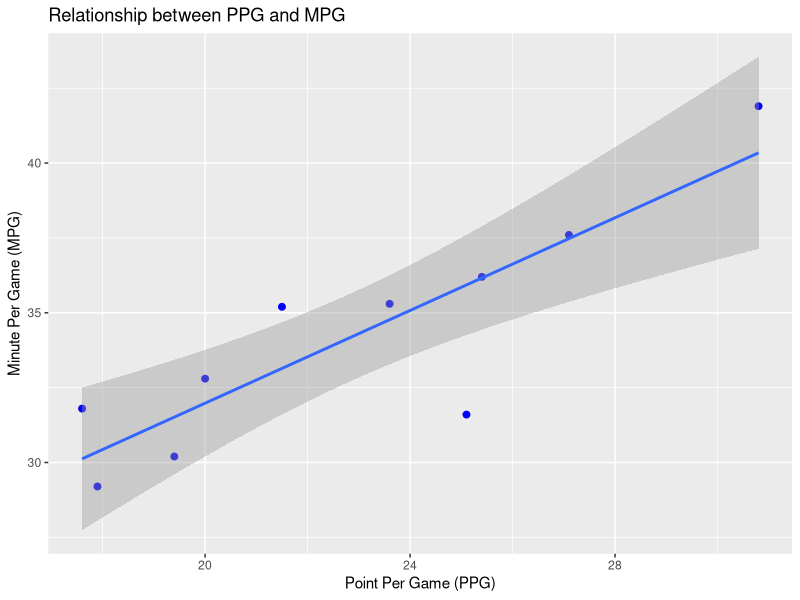

The R source for this figure:
library(tidyverse)
options(scipen = 999)

#### Exercise 14.1 - 11
### Data
# Define player names
player_names <- c("LeBron James", "Giannis Antetokounmpo", "Luka Doncic", 
                  "Stephen Curry", "Joel Embiid", "Kevin Durant", 
                  "James Harden", "Ja Morant", "Nikola Jokic", "Jayson Tatum")

# Define means, standard deviations, and correlation coefficient
avg_ppg_mean <- 25
avg_ppg_sd <- 5

avg_mpg_mean <- 35
avg_mpg_sd <- 3

correlation <- 0.7 # Positive correlation

# Generate correlated PPG and MPG data
library(MASS)
data <- mvrnorm(n = 10, mu = c(avg_ppg_mean, avg_mpg_mean), 
                Sigma = matrix(c(avg_ppg_sd^2, correlation * avg_ppg_sd * avg_mpg_sd,
                                 correlation * avg_ppg_sd * avg_mpg_sd, avg_mpg_sd^2), 
                               nrow = 2, ncol = 2))

# Round the values and create a data frame
basketball_data <- data.frame(Player = player_names,
                   PPG = round(data[, 1], digits = 1),
                   MPG = round(data[, 2], digits = 1))

View(basketball_data)

# Scatter Plot
ggplot(data=basketball_data, aes(x=PPG,y=MPG)) +
  geom_point(size=2,color="blue") +
  geom_smooth(method = "lm") +
  labs(
    title = "Relationship between PPG and MPG",
    x = "Point Per Game (PPG)",
    y = "Minute Per Game (MPG)"
  )

### a.Calculate and interpret the sample correlation coefficient between PPG and MPG.
### Find rxy 
n = nrow(basketball_data) # 10
x_bar = mean(basketball_data$PPG) # 26.72
s_x = sd(basketball_data$PPG) # 3.152706
y_bar = mean(basketball_data$MPG) # 33.41
s_y = sd(basketball_data$MPG) # 2.21382

sxy = sum((basketball_data$PPG-x_bar)*(basketball_data$MPG-y_bar))/(n-1) # 2.524222
rxy = sxy/(s_x*s_y) # 0.3616611
## check with cor function
cor(basketball_data$PPG,basketball_data$MPG) # 0.3616611
### ANS: The sample correlation coefficient between PPG and MPG is 0.36, positive correlation but not strong.

### b.Specify the competing hypotheses in order to determine whether the population correlation coefficient between PPG and MPG is positive.
### H0: pop_cor <= 0
### Ha: pop_cor > 0

### c.Calculate the value of the test statistic and the p-value.
### Find t_df = rxy*sqrt(n-2)/sqrt(1-rxy**2), df=n-2
t_df = rxy*sqrt(n-2)/sqrt(1-rxy**2) # 1.097202
df=n-2 # 8
p_value = pt(t_df,df,lower.tail = FALSE) # 0.1522388
## check with cor.test function
cor.test(basketball_data$PPG,basketball_data$MPG,alternative = "greater")

### d.At the 5% significance level, what is the conclusion to the test? Is this result surprising? Explain.
### ANS: p_value > 0.05, cannot rejected H0. So at 5% significance level we cannot conclude that population correlation between PPG and MPG is positive. 


### Exercise 14.2 - 35
### Data
# Set up parameters
num_houses <- 36
avg_sqft <- 2000
sqft_sd <- 300
avg_beds <- 3
beds_sd <- 1
avg_baths <- 2
baths_sd <- 0.5
avg_price <- 200000
price_sd <- 15000

# Generate random values for each variable
sqft <- round(rnorm(num_houses, mean = avg_sqft, sd = sqft_sd))
beds <- round(rnorm(num_houses, mean = avg_beds, sd = beds_sd))
baths <- round(rnorm(num_houses, mean = avg_baths, sd = baths_sd))
prices <- round(rnorm(num_houses,mean = avg_price, sd = price_sd))

# Create a data frame
house_data <- data.frame(Price = prices, Sqft = sqft, Beds = beds, Baths = baths)

View(house_data)

### a. Estimate the model Price = β0 + β1Sqft + β2Beds + β3Baths + ε.
fit_model = lm(Price ~ Sqft+Beds+Baths, data = house_data)
summary(fit_model)
### ANS: Price = 182586.7615 + 0.5377*Sqft + 26.3648*Beds + 8174.4235*Baths

### b. Interpret the slope coefficients.
### ANS: b0 is more significance to the house price, b1 is small affected by Sqft to the house price is small, b2 is also small so Beds is small affected to house price, b3 has some amount so Baths is affected to the house price greatest of all explanatory variables.

### c. Predict the price of a 2,500-square-foot home with three bedrooms and two bathrooms.
predict(fit_model,data.frame(Sqft=2500,Beds=3,Baths=2)) # 200358.9
### ANS: House Price is 200,358.9USD for a 2,500-square-foot home with three bedrooms and two bathrooms.


### Exercise 14.2 - 39
### Data
num_quarterback = 32
avg_salary = 12 # million USD
sd_salary = 9
avg_pc = 60 # Percentage
sd_pc = 4
avg_td = 20 # Points
sd_td = 2
avg_age = 20 # Year
sd_age = 2

salaries = round(rlnorm(num_quarterback, meanlog = log(avg_salary), sdlog = log(sd_salary)),2)
pc = round(rnorm(num_quarterback,avg_pc,sd_pc),2)
td = round(rnorm(num_quarterback,avg_td,sd_td),2)
age = round(rnorm(num_quarterback,avg_age,sd_age),2)

quaterback_data = data.frame(
  Salaries = salaries,
  PC = pc,
  TD = td,
  Age = age
)
View(quaterback_data)

### a. Estimate the model defined as Salary = β0 + β1PC + β2TD + β3Age + ε.
fit_quaterback = lm(Salaries ~ PC+TD+Age, data = quaterback_data)
summary(fit_quaterback)
### ANS: Salaries = 84.44 + (-9.75)*PC + 23.12*TD + 4.49*Age 

### b. Are you surprised by the estimated coefficients?
### ANS: Surprise on Pass Completion Percent (PC) coefficient is negative, but should be positive (same direction with Salaries amount)

### c. Quarterback 8 earned 12.9895 million dollars. According to the model, what is his predicted salary if PC = 70.6, TD = 34, and Age = 30?
predict(fit_quaterback,data.frame(PC=70.6,TD=34,Age=30)) # 316.8433
### ANS: 316.84 million USD

### d. Quarterback 16 earned 8.0073 million dollars. According to the model, what is his predicted salary if PC = 65.7, TD = 28, and Age = 32?
predict(fit_quaterback,data.frame(PC=65.7,TD=28,Age=32)) # 234.8653
### ANS: 234.87 million USD

### e. Compute and interpret the residual salary for Quarterback 8 and Quarterback 16.
### Data generated in this problem is different with data comes with the book.
